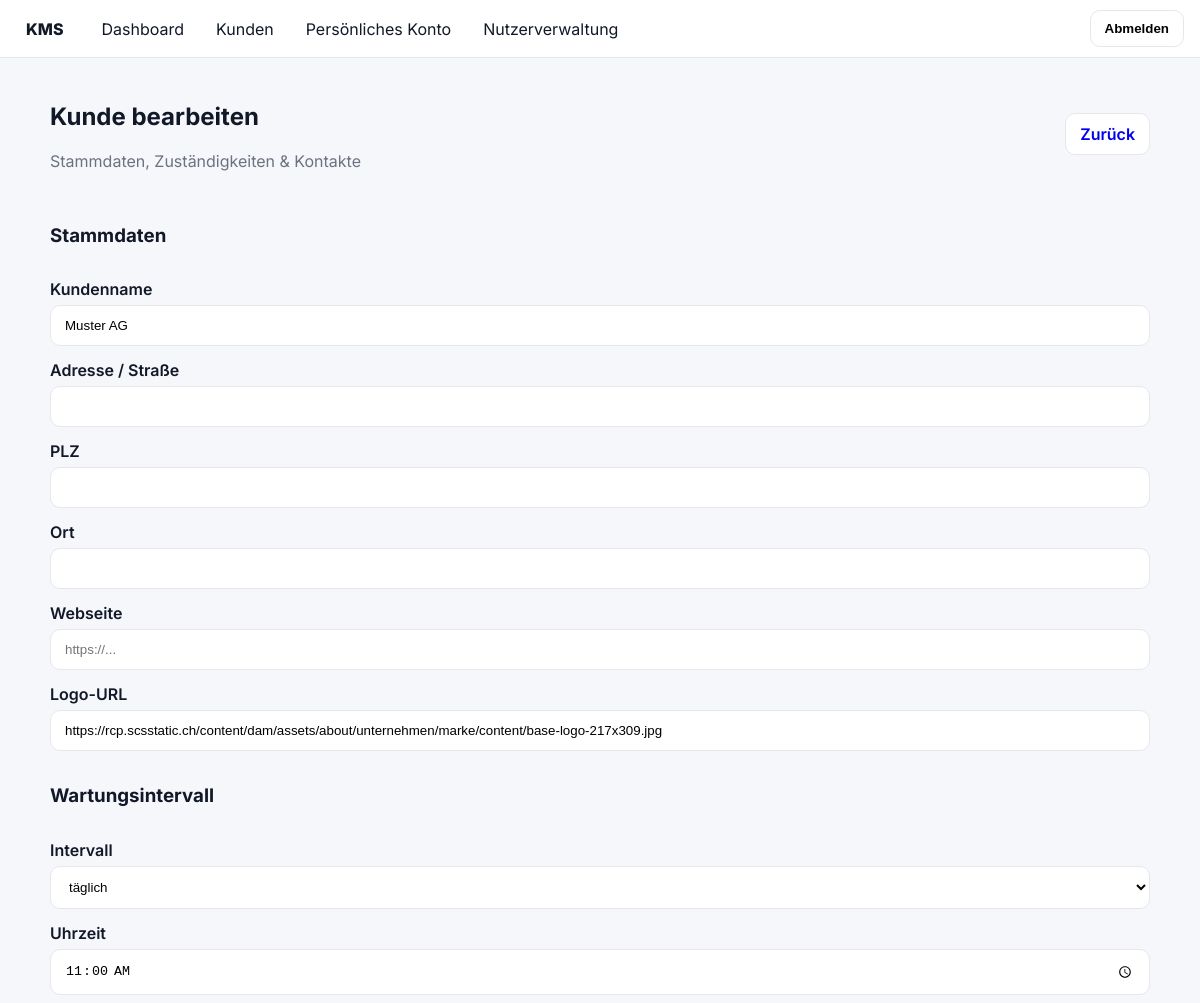
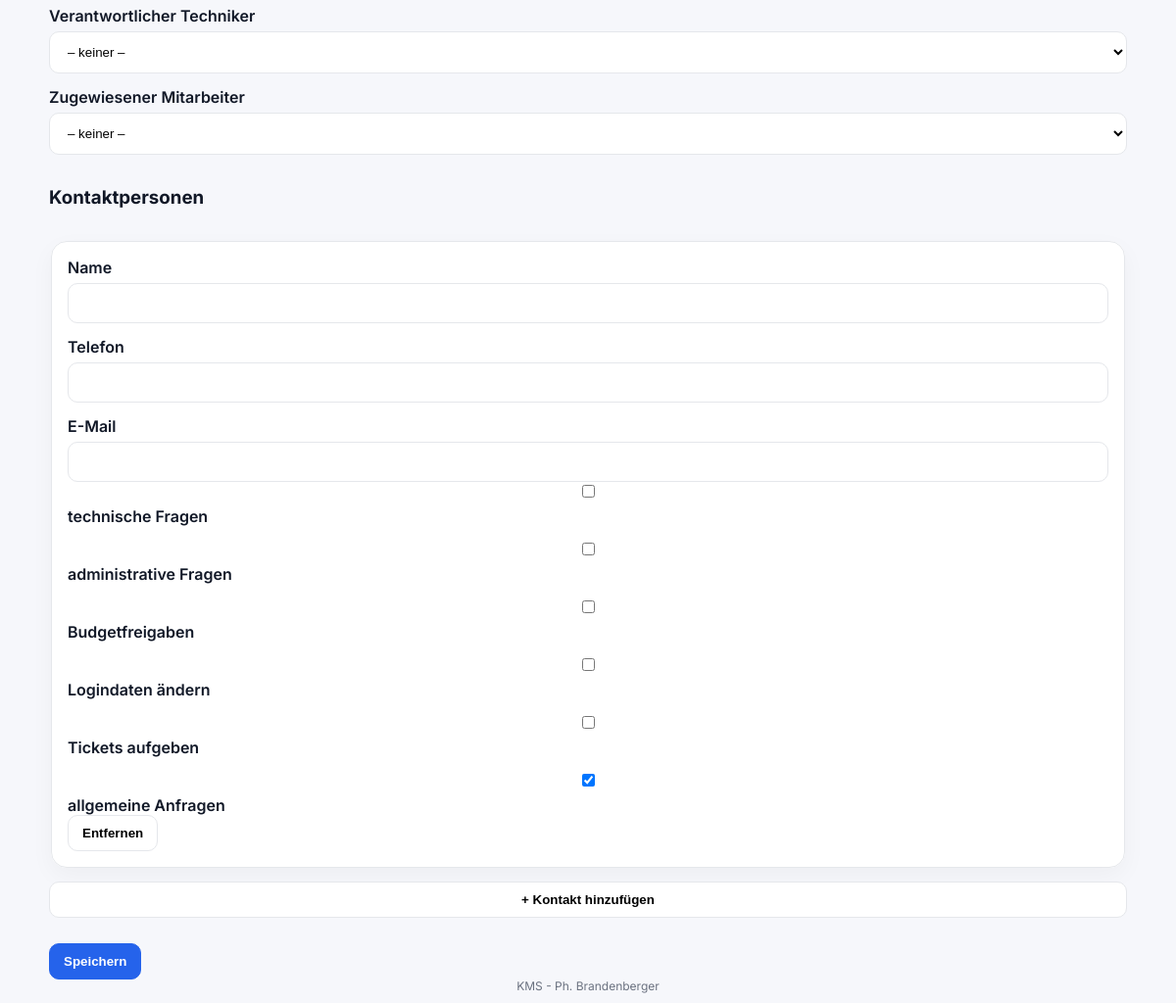
Screenshot of /?route=customer_edit&id=3 (signed in) with the database file from the repository (2 pictures, top to bottom).
### tables this page shows
CREATE TABLE `customers` (
  `id` int(10) UNSIGNED NOT NULL,
  `name` varchar(255) NOT NULL,
  `street` varchar(255) DEFAULT NULL,
  `zip` varchar(20) DEFAULT NULL,
  `city` varchar(120) DEFAULT NULL,
  `website` varchar(255) DEFAULT NULL,
  `logo_url` varchar(500) DEFAULT NULL,
  `responsible_technician_id` int(10) UNSIGNED DEFAULT NULL,
  `owner_user_id` int(10) UNSIGNED DEFAULT NULL,
  `created_at` timestamp NOT NULL DEFAULT current_timestamp(),
  `maintenance_type` enum('none','daily','weekly','biweekly','monthly','yearly','paused') DEFAULT NULL,
  `maintenance_time` time DEFAULT NULL,
  `maintenance_weekday` tinyint(4) DEFAULT NULL,
  `maintenance_week_of_month` tinyint(4) DEFAULT NULL,
  `maintenance_year_month` tinyint(4) DEFAULT NULL,
  `maintenance_year_day` tinyint(4) DEFAULT NULL,
  `maintenance_pause_reason` varchar(500) DEFAULT NULL
);

### src/CustomerRepo.php (called while the page is built, shortened)
<?php
class CustomerRepo {
  public static function findWithDetails(int $id): ?array {
    $pdo = DB::pdo();
    $st = $pdo->prepare("
      SELECT c.*,
             rt.email AS technician_email,
             ow.email AS owner_email
      FROM customers c
      LEFT JOIN users rt ON rt.id = c.responsible_technician_id
      LEFT JOIN users ow ON ow.id = c.owner_user_id
      WHERE c.id = ?
      LIMIT 1
    ");
    $st->execute([$id]);
    $c = $st->fetch();
    $k = $pdo->prepare("SELECT * FROM customer_contacts WHERE customer_id = ? ORDER BY id ASC");
    $k->execute([$id]);
    $c['contacts'] = $k->fetchAll() ?: [];
    $s = $pdo->prepare("SELECT COUNT(*) FROM systems WHERE customer_id = ?");
    $s->execute([$id]);
    $c['systems_count'] = (int)$s->fetchColumn();
    $t = $pdo->prepare("
      SELECT
        SUM(CASE WHEN status='offen' THEN 1 ELSE 0 END)      AS open_cnt,
        SUM(CASE WHEN status='erledigt' THEN 1 ELSE 0 END)   AS done_cnt,
        SUM(CASE WHEN status='ausstehend' THEN 1 ELSE 0 END) AS pending_cnt
      FROM tasks WHERE customer_id = ?
    ");
    $t->execute([$id]);
    $c['tasks'] = $t->fetch() ?: ['open_cnt'=>0,'done_cnt'=>0,'pending_cnt'=>0];
    return $c;
  }
}

### views/customer_edit.php (the view, shortened to what this page needs)
<section class="dash">
  <header class="dash-header">
    <div><h2>Kunde bearbeiten</h2><p class="muted">Stammdaten, Zuständigkeiten & Kontakte</p></div>
    <div class="actions"><a class="btn" href="?route=customer_view&id=<?= (int)$c['id'] ?>">Zurück</a></div>
  </header>
  <form method="post" action="?route=customer_update&id=<?= (int)$c['id'] ?>" class="form">
    <h3>Stammdaten</h3>
    <label>Kundenname
      <input type="text" name="name" required value="<?= htmlspecialchars($c['name']) ?>">
    </label>
    <div class="grid">
      <label>Adresse / Straße
        <input type="text" name="street" value="<?= htmlspecialchars($c['street'] ?? '') ?>">
      </label>
      <label>PLZ
        <input type="text" name="zip" value="<?= htmlspecialchars($c['zip'] ?? '') ?>">
      </label>
      <label>Ort
        <input type="text" name="city" value="<?= htmlspecialchars($c['city'] ?? '') ?>">
      </label>
    </div>
    <div class="grid">
      <label>Webseite
        <input type="url" name="website" placeholder="https://..." value="<?= htmlspecialchars($c['website'] ?? '') ?>">
      </label>
      <label>Logo-URL
        <input type="url" name="logo_url" placeholder="https://..." value="<?= htmlspecialchars($c['logo_url'] ?? '') ?>">
      </label>
    </div>
    <h3>Wartungsintervall</h3>
    <?php
      $mt = $c['maintenance_type'] ?? '';
      $wd = (int)($c['maintenance_weekday'] ?? 1);
      $tm = htmlspecialchars($c['maintenance_time'] ?? '09:00');
    ?>
    <div class="grid">
      <label>Intervall
        <select name="maintenance_type" id="maintenance_type" required>
          <option value="daily"    <?= $mt==='daily'?'selected':'' ?>>täglich</option>
        </select>
      </label>
      <label id="fld_time" style="display:none">Uhrzeit
        <input type="time" name="maintenance_time" value="<?= $tm ?>">
      </label>
          <?php for($i=1;$i<=7;$i++): ?>
            <option value="<?=$i?>" <?= $wd===$i?'selected':'' ?>>
              <?= ['Montag','Dienstag','Mittwoch','Donnerstag','Freitag','Samstag','Sonntag'][$i-1] ?>
            </option>
          <?php endfor; ?>
    </div>
    <div class="grid">
      <label>Verantwortlicher Techniker
        <select name="responsible_technician_id">
          <option value="">– keiner –</option>
        </select>
      </label>
      <label>Zugewiesener Mitarbeiter
        <select name="owner_user_id">
          <option value="">– keiner –</option>
        </select>
      </label>
    </div>
    <h3>Kontaktpersonen</h3>
    <div id="contacts">
      <?php
        $rows = is_array($c['contacts']) && $c['contacts'] ? $c['contacts'] : [['general_inquiries'=>1]];
        foreach ($rows as $i => $co):
      ?>
      <fieldset class="card" data-index="<?= $i ?>">
        <div class="grid">
          <label>Name <input type="text" name="contacts[<?= $i ?>][name]"  value="<?= htmlspecialchars($co['name'] ?? '') ?>"></label>
          <label>Telefon <input type="text" name="contacts[<?= $i ?>][phone]" value="<?= htmlspecialchars($co['phone'] ?? '') ?>"></label>
          <label>E-Mail <input type="email" name="contacts[<?= $i ?>][email]" value="<?= htmlspecialchars($co['email'] ?? '') ?>"></label>
        </div>
        <div class="grid">
          <label><input type="checkbox" name="contacts[<?= $i ?>][tech_questions]"        <?= !empty($co['tech_questions'])?'checked':'' ?>> technische Fragen</label>
          <label><input type="checkbox" name="contacts[<?= $i ?>][admin_questions]"       <?= !empty($co['admin_questions'])?'checked':'' ?>> administrative Fragen</label>
          <label><input type="checkbox" name="contacts[<?= $i ?>][budget_approvals]"      <?= !empty($co['budget_approvals'])?'checked':'' ?>> Budgetfreigaben</label>
          <label><input type="checkbox" name="contacts[<?= $i ?>][credential_changes]"    <?= !empty($co['credential_changes'])?'checked':'' ?>> Logindaten ändern</label>
          <label><input type="checkbox" name="contacts[<?= $i ?>][ticket_creation]"       <?= !empty($co['ticket_creation'])?'checked':'' ?>> Tickets aufgeben</label>
          <label><input type="checkbox" name="contacts[<?= $i ?>][general_inquiries]"     <?= (!isset($co['general_inquiries'])||$co['general_inquiries'])?'checked':'' ?>> allgemeine Anfragen</label>
        </div>
        <button type="button" class="btn" onclick="this.closest('fieldset').remove()">Entfernen</button>
      </fieldset>
      <?php endforeach; ?>
    </div>
    <button type="button" class="btn" id="addContactBtn">+ Kontakt hinzufügen</button>
    <div style="margin-top:12px">
      <button class="btn primary" type="submit">Speichern</button>
    </div>
  </form>
</section>

### public/assets/styles.css (style rules this page uses)
:root { --bg:#f6f7fb; --card:#fff; --muted:#6b7280; --text:#111827; --primary:#2563eb; --border:#e5e7eb; }
* { box-sizing:border-box; }
html,body { margin:0; padding:0; font-family:Inter,system-ui,-apple-system,Segoe UI,Roboto,Arial,sans-serif; color:var(--text); background:var(--bg); }
.form { display:flex; flex-direction:column; gap:14px; margin-top:10px; }
.form label { display:flex; flex-direction:column; gap:6px; font-weight:600; }
.form input, .form select { padding:12px 14px; border:1px solid var(--border); border-radius:10px; background:#fff; outline:none; }
.btn { display:inline-flex; align-items:center; justify-content:center; gap:8px; padding:10px 14px; border:1px solid var(--border); background:#fff; border-radius:10px; cursor:pointer; text-decoration:none; font-weight:600; }
.btn.primary { background:var(--primary); border-color:var(--primary); color:#fff; }
.muted { color:var(--muted); }
.dash { width:min(1100px, 100%); margin-inline:auto; }
.dash-header { display:flex; align-items:center; justify-content:space-between; margin-bottom:18px; }
.card { background:var(--card); border:1px solid var(--border); border-radius:16px; padding:16px; box-shadow:0 8px 24px rgba(0,0,0,.04); }
.grid { display:grid; grid-template-columns:1fr; gap:14px; }

### rows the page displays
customers: name "Muster AG", logo_url "https://rcp.scsstatic.ch/content/dam/assets/about/unternehmen/marke/content/base-logo-217x309.jpg", maintenance_type "täglich", maintenance_time "11:00:00"

### other values shown
Config::APP_NAME "KMS - Ph. Brandenberger"
